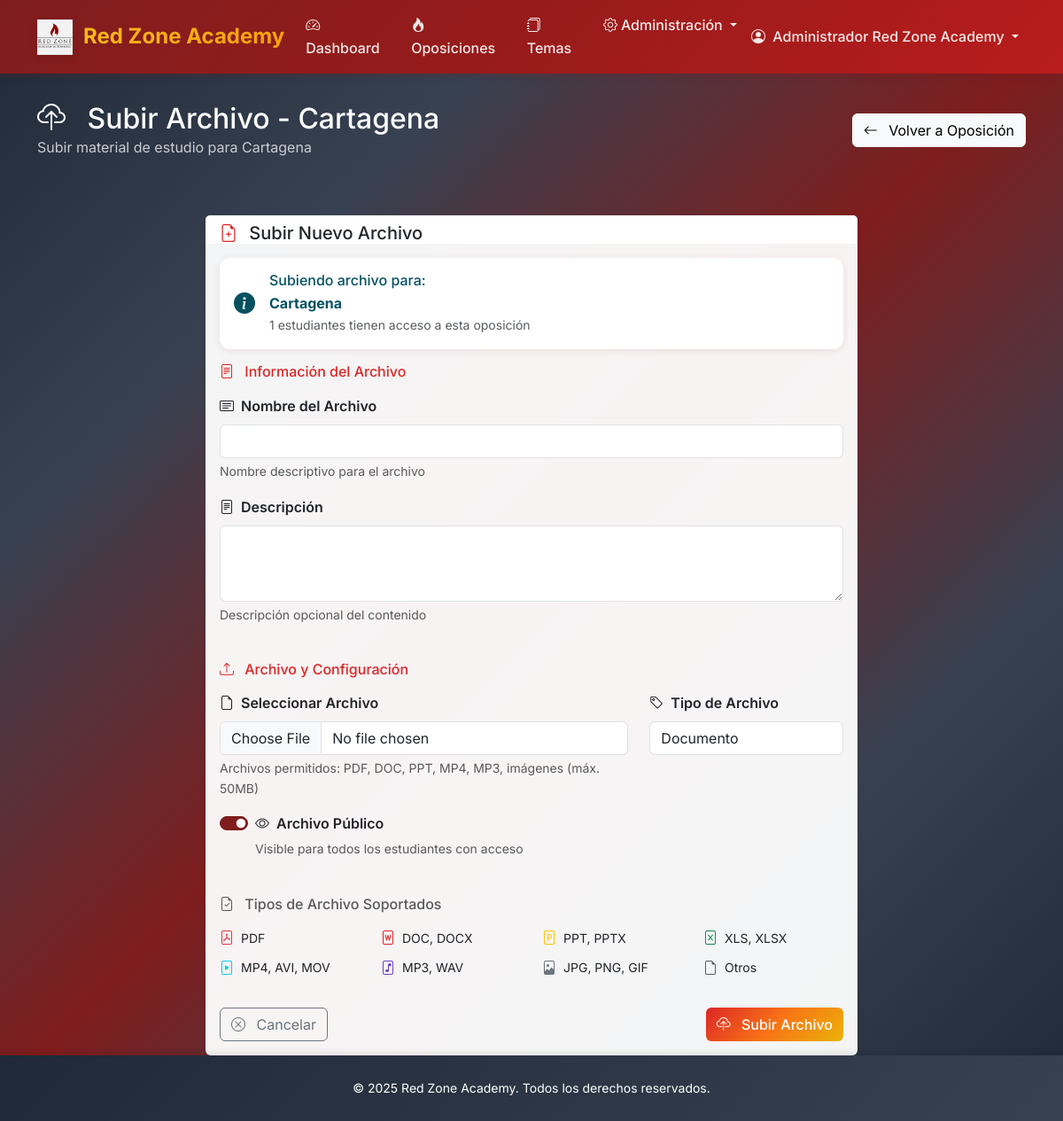
The app's page /dashboard/oposiciones/1/archivos/subir/ (signed in) with its own data.
### accounts/models.py (models this page shows, shortened)
class CustomUser(AbstractUser):
    USER_TYPES = [
        ('admin', 'Administrador'),
        ('student', 'Alumno'),
    ]
    user_type = models.CharField(max_length=10, choices=USER_TYPES, default='student')
    created_at = models.DateTimeField(auto_now_add=True)
    def is_admin(self):
        return self.user_type == 'admin'

### core/models.py (models this page shows, shortened)
class Oposicion(models.Model):
    nombre = models.CharField(max_length=200)
    descripcion = models.TextField()
    fecha_convocatoria = models.DateField()
    alumnos_con_acceso = models.ManyToManyField(
        User,
        limit_choices_to={'user_type': 'student'},
        blank=True,
        related_name='oposiciones_acceso'
    )
    created_at = models.DateTimeField(auto_now_add=True)
    updated_at = models.DateTimeField(auto_now=True)
    class Meta:
        verbose_name_plural = "Oposiciones"

### core/views_files.py (the view, shortened to what this page needs)
# urls.py: path('oposiciones/<int:oposicion_id>/archivos/subir/', SubirArchivoOposicionView.as_view(), name='subir_archivo_oposicion'),
class SubirArchivoOposicionView(LoginRequiredMixin, CreateView):
    model = ArchivoOposicion
    form_class = ArchivoOposicionForm
    template_name = 'core/files/subir_archivo_oposicion.html'
    def dispatch(self, request, *args, **kwargs):
        self.oposicion = get_object_or_404(Oposicion, pk=kwargs['oposicion_id'])
        if not request.user.is_admin():
            messages.error(request, 'No tienes permisos para subir archivos.')
            return redirect('core:oposicion_detail', pk=self.oposicion.pk)
        return super().dispatch(request, *args, **kwargs)
    def get_context_data(self, **kwargs):
        context = super().get_context_data(**kwargs)
        context['oposicion'] = self.oposicion
        context['title'] = f'Subir Archivo - {self.oposicion.nombre}'
        return context

### templates/core/files/subir_archivo_oposicion.html (shortened to what this page needs)
{% extends 'base.html' %}
{% block content %}
<div class="container-fluid d-flex flex-column" style="min-height: calc(100vh - 120px);">
    <div class="page-header">
        <div class="container">
            <div class="row align-items-center">
                <div class="col">
                    <h1 class="h2 mb-0">
                        <i class="bi bi-cloud-upload me-3"></i>
                        {{ title }}
                    </h1>
                    <p class="mb-0 opacity-75">
                        Subir material de estudio para {{ oposicion.nombre }}
                    </p>
                </div>
                <div class="col-auto">
                    <a href="{% url 'core:oposicion_detail' oposicion.pk %}" class="btn btn-light">
                        <i class="bi bi-arrow-left me-2"></i>
                        Volver a Oposición
                    </a>
                </div>
            </div>
        </div>
    </div>
    <div class="container flex-grow-1">
        <div class="row justify-content-center">
            <div class="col-lg-8">
                <div class="card border-0 shadow-sm">
                    <div class="card-header bg-white border-0 pb-0">
                        <h5 class="mb-0">
                            <i class="bi bi-file-earmark-plus text-primary me-2"></i>
                            Subir Nuevo Archivo
                        </h5>
                    </div>
                    <div class="card-body">
                        <div class="alert alert-info">
                            <div class="d-flex align-items-center">
                                <i class="bi bi-info-circle-fill me-3 fs-4"></i>
                                <div>
                                    <h6 class="mb-1">Subiendo archivo para:</h6>
                                    <strong>{{ oposicion.nombre }}</strong>
                                    <small class="d-block text-muted">
                                        {{ oposicion.alumnos_con_acceso.count }} estudiantes tienen acceso a esta oposición
                                    </small>
                                </div>
                            </div>
                        </div>
                        <form method="post" enctype="multipart/form-data" novalidate id="uploadForm">
                            <div class="row mb-4">
                                <div class="col-12">
                                    <h6 class="text-primary mb-3">
                                        <i class="bi bi-file-text me-2"></i>
                                        Información del Archivo
                                    </h6>
                                </div>
                                <div class="col-12 mb-3">
                                    <label for="{{ form.nombre.id_for_label }}" class="form-label fw-semibold">
                                        <i class="bi bi-card-text me-2"></i>Nombre del Archivo
                                    </label>
                                    {{ form.nombre }}
                                    <div class="form-text">{{ form.nombre.help_text }}</div>
                                </div>
                                <div class="col-12 mb-3">
                                    <label for="{{ form.descripcion.id_for_label }}" class="form-label fw-semibold">
                                        <i class="bi bi-file-text me-2"></i>Descripción
                                    </label>
                                    {{ form.descripcion }}
                                    <div class="form-text">{{ form.descripcion.help_text }}</div>
                                </div>
                            </div>
                            <div class="row mb-4">
                                <div class="col-12">
                                    <h6 class="text-primary mb-3">
                                        <i class="bi bi-upload me-2"></i>
                                        Archivo y Configuración
                                    </h6>
                                </div>
                                <div class="col-md-8 mb-3">
                                    <label for="{{ form.archivo.id_for_label }}" class="form-label fw-semibold">
                                        <i class="bi bi-file-earmark me-2"></i>Seleccionar Archivo
                                    </label>
                                    {{ form.archivo }}
                                    <div class="form-text">{{ form.archivo.help_text }}</div>
                                </div>
                                <div class="col-md-4 mb-3">
                                    <label for="{{ form.tipo.id_for_label }}" class="form-label fw-semibold">
                                        <i class="bi bi-tag me-2"></i>Tipo de Archivo
                                    </label>
                                    {{ form.tipo }}
                                </div>
                                <div class="col-12 mb-3">
                                    <div class="form-check form-switch">
                                        {{ form.es_publico }}
                                        <label class="form-check-label fw-semibold" for="{{ form.es_publico.id_for_label }}">
                                            <i class="bi bi-eye me-2"></i>Archivo Público
                                        </label>
                                        <div class="form-text">{{ form.es_publico.help_text }}</div>
                                    </div>
                                </div>
                            </div>
                            <div class="row mb-4">
                                <div class="col-12">
                                    <h6 class="text-muted mb-3">
                                        <i class="bi bi-file-earmark-check me-2"></i>
                                        Tipos de Archivo Soportados
                                    </h6>
                                    <div class="row">
                                        <div class="col-md-3 mb-2">
                                            <div class="d-flex align-items-center">
                                                <i class="bi bi-file-pdf text-danger me-2"></i>
                                                <small>PDF</small>
                                            </div>
                                        </div>
                                        <div class="col-md-3 mb-2">
                                            <div class="d-flex align-items-center">
                                                <i class="bi bi-file-word text-primary me-2"></i>
                                                <small>DOC, DOCX</small>
                                            </div>
                                        </div>
                                        <div class="col-md-3 mb-2">
                                            <div class="d-flex align-items-center">
                                                <i class="bi bi-file-ppt text-warning me-2"></i>
                                                <small>PPT, PPTX</small>
                                            </div>
                                        </div>
                                        <div class="col-md-3 mb-2">
                                            <div class="d-flex align-items-center">
                                                <i class="bi bi-file-excel text-success me-2"></i>
                                                <small>XLS, XLSX</small>
                                            </div>
                                        </div>
                                        <div class="col-md-3 mb-2">
                                            <div class="d-flex align-items-center">
                                                <i class="bi bi-file-play text-info me-2"></i>
                                                <small>MP4, AVI, MOV</small>
                                            </div>
                                        </div>
                                        <div class="col-md-3 mb-2">
                                            <div class="d-flex align-items-center">
                                                <i class="bi bi-file-music text-purple me-2"></i>
                                                <small>MP3, WAV</small>
                                            </div>
                                        </div>
                                        <div class="col-md-3 mb-2">
                                            <div class="d-flex align-items-center">
                                                <i class="bi bi-file-image text-secondary me-2"></i>
                                                <small>JPG, PNG, GIF</small>
                                            </div>
                                        </div>
                                        <div class="col-md-3 mb-2">
                                            <div class="d-flex align-items-center">
                                                <i class="bi bi-file-earmark text-muted me-2"></i>
                                                <small>Otros</small>
                                            </div>
                                        </div>
                                    </div>
                                </div>
                            </div>
                            <div class="row">
                                <div class="col-12">
                                    <div class="d-flex justify-content-between">
                                        <a href="{% url 'core:oposicion_detail' oposicion.pk %}" class="btn btn-outline-secondary">
                                            <i class="bi bi-x-circle me-2"></i>
                                            Cancelar
                                        </a>
                                        <button type="submit" class="btn btn-primary" id="submitBtn">
                                            <i class="bi bi-cloud-upload me-2"></i>
                                            Subir Archivo
                                        </button>
                                    </div>
                                </div>
                            </div>
                        </form>
                    </div>
                </div>
            </div>
        </div>
    </div>
</div>
{% endblock %}

### templates/base.html (shortened to what this page needs)
<!DOCTYPE html>
<html lang="es" data-bs-theme="light" class="h-100">
<head>
    {% load static %}
    <link href="https://cdnjs.cloudflare.com/ajax/libs/bootstrap/5.3.2/css/bootstrap.min.css" rel="stylesheet">
    <link href="https://cdnjs.cloudflare.com/ajax/libs/bootstrap-icons/1.11.3/font/bootstrap-icons.min.css" rel="stylesheet">
</head>
<body>
    <nav class="navbar navbar-expand-lg navbar-light bg-white">
        <div class="container">
            {% load static %}
            {% if user.is_authenticated %}
                <a class="navbar-brand" href="{% url 'core:dashboard' %}">
                    <img src="{% static 'img/logo_rz.png' %}" alt="Red Zone Academy" class="navbar-brand-logo">
                    Red Zone Academy
                </a>
            {% else %}
                <a class="navbar-brand" href="#">
                    <img src="{% static 'img/logo_rz.png' %}" alt="Red Zone Academy" class="navbar-brand-logo">
                    Red Zone Academy
                </a>
            {% endif %}
            <div class="collapse navbar-collapse" id="navbarNav">
                {% if user.is_authenticated %}
                <ul class="navbar-nav me-auto">
                    <li class="nav-item">
                        <a class="nav-link" href="{% url 'core:dashboard' %}">
                            <i class="bi bi-speedometer2 me-1"></i>Dashboard
                        </a>
                    </li>
                    <li class="nav-item">
                        <a class="nav-link" href="{% url 'core:oposicion_list' %}">
                            <i class="bi bi-fire me-1"></i>Oposiciones
                        </a>
                    </li>
                    <li class="nav-item">
                        <a class="nav-link" href="{% url 'core:tema_list' %}">
                            <i class="bi bi-journals me-1"></i>Temas
                        </a>
                    </li>
                    {% if user.is_admin %}
                        <li class="nav-item dropdown">
                            <a class="nav-link dropdown-toggle" href="#" id="adminDropdown" role="button" data-bs-toggle="dropdown">
                                <i class="bi bi-gear me-1"></i>Administración
                            </a>
                        </li>
                    {% endif %}
                </ul>
                <ul class="navbar-nav">
                    <li class="nav-item dropdown">
                        <a class="nav-link dropdown-toggle" href="#" id="userDropdown" role="button" data-bs-toggle="dropdown">
                            <i class="bi bi-person-circle me-1"></i>
                            {{ user.get_full_name|default:user.username }}
                        </a>
                    </li>
                </ul>
                {% endif %}
            </div>
        </div>
    </nav>
    <div class="main-wrapper">
        {% block content %}{% endblock %}
    </div>
    <footer class="footer">
        <div class="container">
            <div class="row">
                <div class="col-12 text-center">
                    <small>&copy; 2025 Red Zone Academy. Todos los derechos reservados.</small>
                </div>
            </div>
        </div>
    </footer>
</body>
</html>

### records on screen
CustomUser: get_full_name "Administrador Red Zone Academy"
Oposicion: nombre "Cartagena", alumnos_con_acceso.count "1"

### other values on screen
{{ title }} "Subir Archivo - Cartagena"
